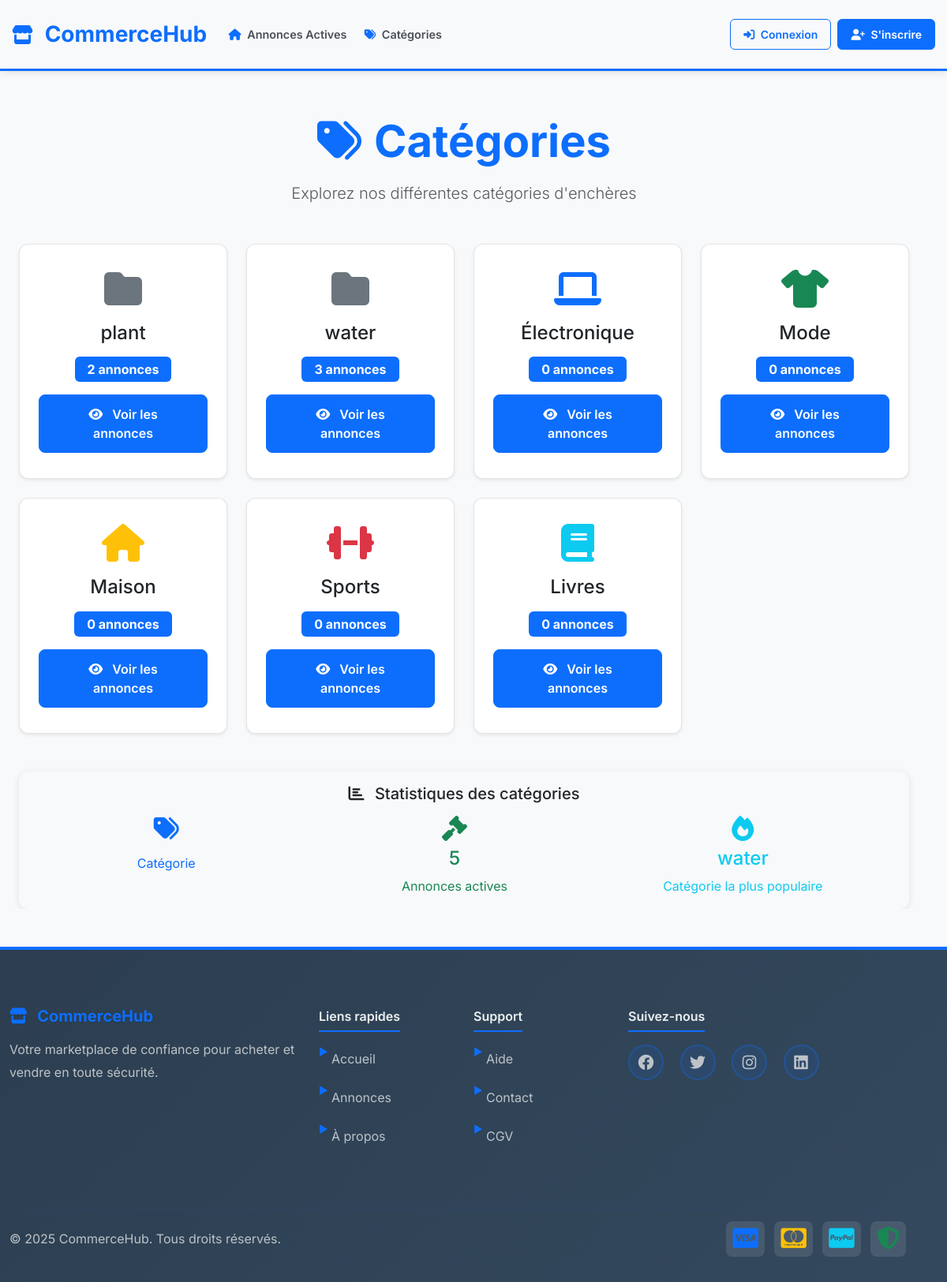
Page /categories/ on the committed database.
### auctions/models.py (models this page shows, shortened)
class Category(models.Model):
    categoryName = models.CharField(max_length=50, unique=True)
    class Meta:
        verbose_name_plural = "Categories"

### auctions/views.py (the view)
# urls.py: path("categories/", views.categories_list, name="categories_list"),
def categories_list(request):
    categories = Category.objects.all()
    categories_with_count = []
    total_listings = 0
    max_count = 0
    most_popular_category = None
    for category in categories:
        listing_count = Listing.objects.filter(category=category, isActive=True).count()
        category.listing_count = listing_count
        categories_with_count.append(category)
        total_listings += listing_count
        if listing_count > max_count:
            max_count = listing_count
            most_popular_category = category
    return render(request, "auctions/categories.html", {
        "categories": categories_with_count,
        "total_listings": total_listings,
        "most_popular_category": most_popular_category
    })

### auctions/templates/auctions/categories.html (shortened to what this page needs)
{% extends "auctions/layout.html" %}
{% block body %}
<div class="container mt-4">
    <div class="row mb-4">
        <div class="col-12">
            <div class="text-center mb-4">
                <h1 class="display-4 fw-bold text-primary mb-3">
                    <i class="fas fa-tags me-3"></i>Catégories
                </h1>
                <p class="lead text-muted">
                    Explorez nos différentes catégories d'enchères
                </p>
            </div>
        </div>
    </div>
    {% if categories %}
        <div class="row g-4">
            {% for category in categories %}
                <div class="col-12 col-sm-6 col-md-4 col-lg-3">
                    <div class="card h-100 shadow-sm category-card">
                        <div class="card-body d-flex flex-column text-center">
                            <div class="mb-3">
                                {% if category.categoryName == "Électronique" %}
                                    <i class="fas fa-laptop text-primary" style="font-size: 3rem;"></i>
                                {% elif category.categoryName == "Mode" %}
                                    <i class="fas fa-tshirt text-success" style="font-size: 3rem;"></i>
                                {% elif category.categoryName == "Maison" %}
                                    <i class="fas fa-home text-warning" style="font-size: 3rem;"></i>
                                {% elif category.categoryName == "Sports" %}
                                    <i class="fas fa-dumbbell text-danger" style="font-size: 3rem;"></i>
                                {% elif category.categoryName == "Livres" %}
                                    <i class="fas fa-book text-info" style="font-size: 3rem;"></i>
                                {% else %}
                                    <i class="fas fa-folder text-secondary" style="font-size: 3rem;"></i>
                                {% endif %}
                            </div>
                            <h4 class="card-title mb-3">{{ category.categoryName }}</h4>
                            <div class="mb-3">
                                <span class="badge bg-primary fs-6 px-3 py-2">
                                    {{ category.listing_count }} annonce{{ category.listing_count|pluralize }}
                                </span>
                            </div>
                            <div class="mt-auto">
                                <a href="{% url 'category_listings' categoryName=category.categoryName %}"
                                   class="btn btn-primary w-100">
                                    <i class="fas fa-eye me-2"></i>
                                    Voir les annonces
                                </a>
                            </div>
                        </div>
                    </div>
                </div>
            {% endfor %}
        </div>
        <div class="row mt-5">
            <div class="col-12">
                <div class="card bg-light">
                    <div class="card-body text-center">
                        <h5 class="card-title">
                            <i class="fas fa-chart-bar me-2"></i>
                            Statistiques des catégories
                        </h5>
                        <div class="row mt-3">
                            <div class="col-md-4">
                                <div class="text-primary">
                                    <i class="fas fa-tags fa-2x mb-2"></i>
                                    <p class="mb-0">Catégorie{{ categories.count|pluralize }}</p>
                                </div>
                            </div>
                            <div class="col-md-4">
                                <div class="text-success">
                                    <i class="fas fa-gavel fa-2x mb-2"></i>
                                    <h4>{{ total_listings }}</h4>
                                    <p class="mb-0">Annonce{{ total_listings|pluralize }} active{{ total_listings|pluralize }}</p>
                                </div>
                            </div>
                            <div class="col-md-4">
                                <div class="text-info">
                                    <i class="fas fa-fire fa-2x mb-2"></i>
                                    <h4>{{ most_popular_category.categoryName|default:"N/A" }}</h4>
                                    <p class="mb-0">Catégorie la plus populaire</p>
                                </div>
                            </div>
                        </div>
                    </div>
                </div>
            </div>
        </div>
    {% endif %}
</div>
{% endblock %}

### auctions/static/auctions/styles_new.css (style rules this page uses)
* { margin: 0; padding: 0; box-sizing: border-box; }
* { max-width: 100%; }
.container, .container-fluid { overflow-x: hidden; }
body { font-family: 'Inter', -apple-system, BlinkMacSystemFont, 'Segoe UI', Roboto, sans-serif; line-height: 1.6; color: #495057; background-color: #f8f9fa; overflow-x: hidden; width: 100%; }
html { overflow-x: hidden; width: 100%; }
.container { max-width: 1200px; }
.card { border: none; border-radius: 12px; box-shadow: 0 2px 10px rgba(0,0,0,0.1); transition: all 0.3s ease; overflow: hidden; }
.btn { font-weight: 600; padding: 0.75rem 1.5rem; border-radius: 8px; transition: all 0.3s ease; }
.btn-primary { background-color: #0d6efd; border-color: #0d6efd; }

### auctions/templates/auctions/categories.html (style rules this page uses)
.category-card { transition: transform 0.2s ease-in-out, box-shadow 0.2s ease-in-out; border: 1px solid rgba(0,0,0,0.1); cursor: pointer; }
.category-card .card-body { padding: 2rem 1.5rem; }
.category-card i { transition: transform 0.3s ease; }

### rows in the picture
Category: categoryName "plant", listing_count "2"
Category: categoryName "water", listing_count "3"
Category: categoryName "Électronique", listing_count "0"
Category: categoryName "Mode", listing_count "0"
Category: categoryName "Maison", listing_count "0"
Category: categoryName "Sports", listing_count "0"
Category: categoryName "Livres", listing_count "0"

### other values in the picture
{{ total_listings }} "5"
